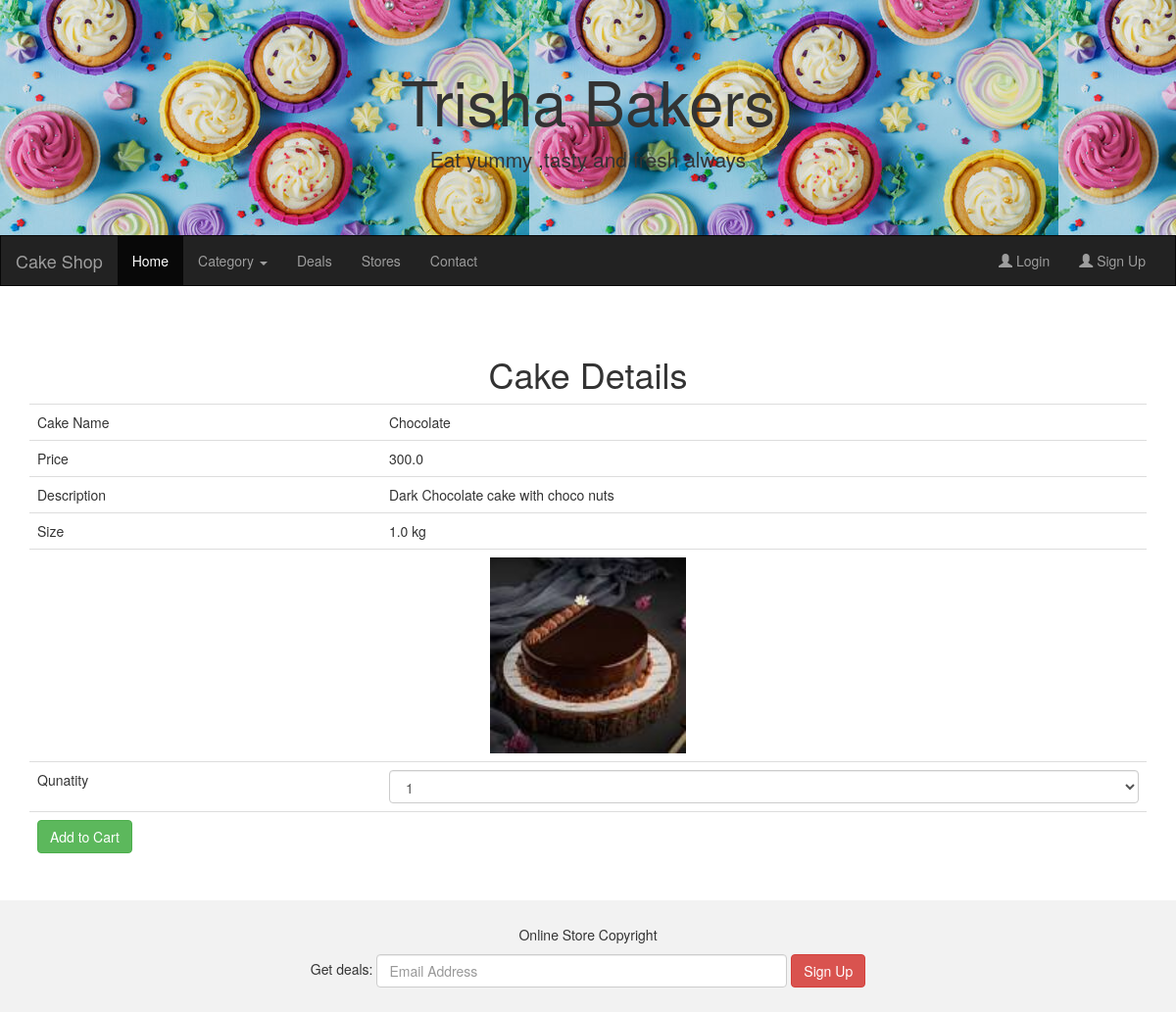
The app's page /ViewDetails/3 with its own data.
### AdminApp/models.py (models this page shows)
class Product(models.Model):
    pname = models.CharField(max_length=20)
    price = models.FloatField(default=200)
    description = models.CharField(max_length=50)
    size = models.FloatField(default=1)
    quantity = models.IntegerField()
    image = models.ImageField(default='abc.jpg', upload_to='Images')
    cat = models.ForeignKey(to='Category', on_delete=models.CASCADE)
    class Meta:
        db_table = "Product"

### UserApp/views.py (the view)
# urls.py: path('ViewDetails/<id>',views.ViewDetails),
def ViewDetails(request, id):
    cake = Product.objects.get(id=id)
    return render(request, "ViewDetails.html", {"cake": cake})

### UserApp/templates/ViewDetails.html (shortened to what this page needs)
{%extends "homepage.html" %}
{% block content%}
<center>
  <h1>Cake Details</h1>
  <form method="post" action="/addToCart">
    <table class="table">
      <tr>
        <td>Cake Name </td>
        <td>{{cake.pname}}</td>
      </tr>
      <tr>
        <td>Price </td>
        <td>{{cake.price}}</td>
      </tr>
      <tr>
        <td>Description</td>
        <td>{{cake.description}}</td>
      </tr>
      <tr>
        <td>Size</td>
        <td>{{cake.size}} kg</td>
      </tr>
      <tr>
        <td colspan="2" align="center"><img src="{{cake.image.url}}" height="200px" width:200px></td>
      </tr>
      <tr>
        <td>Qunatity</td>
        <td><select name='qty' class="form-control">
          <option>1</option>
        </select></td>
      </tr>
      <tr>
        <td>
          <button type="submit" class="btn btn-success">Add to Cart</button>
        </td>
        <td>
        </td>
      </tr>
    </table>
  </form>
</center>
{%endblock%}

### records on screen
Product: pname "Chocolate", price "300.0", description "Dark Chocolate cake with choco nuts", size "1.0", image (picture)
